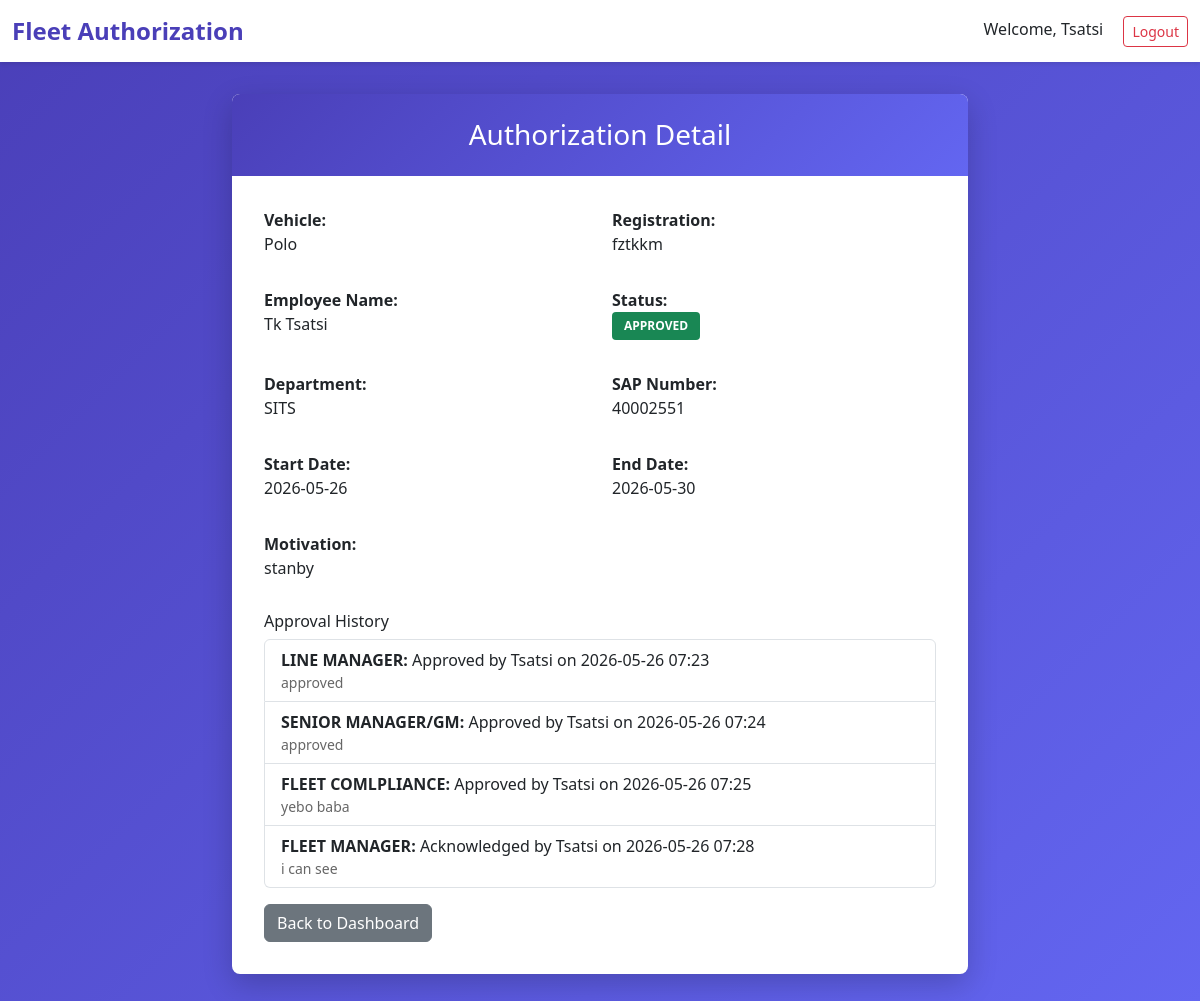
Page /authorization/12/ (signed in) on the committed database.
### CityPowerVehicle/models.py (models this page shows, shortened)
class VehicleAuth(models.Model):
    vehicle_decription = models.CharField(max_length=255)
    vehicle_registration = models.CharField(max_length=10)
    odometer = models.PositiveIntegerField()
    surname_initials = models.CharField(max_length=255)
    sap_no = models.IntegerField()
    department = models.CharField(max_length=255)
    cost_centre = models.IntegerField()
    Designation = models.CharField(max_length=255)
    SDC = models.CharField(
        max_length=10,
        choices=SERVICE_DELIVERY_CENTRE,
    )
    resident_address = models.TextField()
    secure_locked_place = models.CharField(
        max_length=3,
        choices=VEHICLE_SECURITY,
    )
    behind_locked_gates = models.CharField(
        max_length=3,
        choices=VEHICLE_SECURITY,
    )
    start_date = models.DateField(null=True, blank=True)
    end_date = models.DateField(null=True, blank=True)
    motivation = models.TextField()
    declaration = models.BooleanField(default=False)
    submitted_by = models.ForeignKey(User, on_delete=models.CASCADE)
    created_at = models.DateTimeField(auto_now_add=True)
    status = models.CharField(
        max_length=20,
        choices=STATUS_CHOICES,
        default='PENDING',
    )
    next_approval_role = models.CharField(
        max_length=50,
        choices=APPROVAL_ROLES,
        default='LINE MANAGER',
    )
    line_manager_name = models.CharField(max_length=255, blank=True)
    line_manager_email = models.EmailField(blank=True)
    senior_manager_name = models.CharField(max_length=255, blank=True)
    senior_manager_email = models.EmailField(blank=True)
    fleet_compliance_name = models.CharField(max_length=255, blank=True)
    fleet_compliance_email = models.EmailField(blank=True)
    fleet_manager_name = models.CharField(max_length=255, blank=True)
    fleet_manager_email = models.EmailField(blank=True)
    def is_editable_by(self, user):
        return self.status == 'PENDING' and self.submitted_by == user
    def is_deletable_by(self, user):
        return self.status == 'PENDING' and self.submitted_by == user

class Approval(models.Model):
    authorization = models.ForeignKey(
        VehicleAuth,
        on_delete=models.CASCADE,
        related_name='approvals',
    )
    role = models.CharField(max_length=50, choices=APPROVAL_ROLES)
    approved_by = models.ForeignKey(
        User,
        on_delete=models.SET_NULL,
        null=True,
        blank=True,
    )
    approved = models.BooleanField(default=False)
    acknowledged = models.BooleanField(default=False)
    comments = models.TextField(blank=True)
    signed_on = models.DateTimeField(null=True, blank=True)
    def get_display_status(self):
        if self.acknowledged:
            return 'Acknowledged'
        return 'Approved' if self.approved else 'Rejected'

### CityPowerVehicle/views.py (the view, shortened to what this page needs)
# urls.py: path('authorization/<int:pk>/', views.auth_detail, name='auth_detail'),
@login_required
@never_cache
def auth_detail(request, pk):
    authorization = get_object_or_404(VehicleAuth, pk=pk)
    approval_history = authorization.approvals.order_by('signed_on')
    next_role_label = None
    return render(
        request,
        'CityPowerVehicle/auth_detail.html',
        {
            'authorization': authorization,
            'approval_history': approval_history,
            'can_edit': authorization.is_editable_by(request.user),
            'can_delete': authorization.is_deletable_by(request.user),
            'can_approve': (
                authorization.status == 'PENDING'
                and user_has_role(
                    request.user,
                    authorization.next_approval_role,
                )
            ),
            'next_role_label': next_role_label,
        },
    )

### CityPowerVehicle/templates/CityPowerVehicle/auth_detail.html (shortened to what this page needs)
{% extends 'base.html' %}
{% block content %}
<div class="row justify-content-center">
    <div class="col-md-8">
        <div class="card">
            <div class="card-header text-center">
                <h3 class="mb-0">Authorization Detail</h3>
            </div>
            <div class="card-body">
                <div class="row mb-3">
                    <div class="col-md-6">
                        <p>
                            <strong>Vehicle:</strong><br>
                            {{ authorization.vehicle_decription }}
                        </p>
                    </div>
                    <div class="col-md-6">
                        <p>
                            <strong>Registration:</strong><br>
                            {{ authorization.vehicle_registration }}
                        </p>
                    </div>
                </div>
                <div class="row mb-3">
                    <div class="col-md-6">
                        <p>
                            <strong>Employee Name:</strong><br>
                            {{ authorization.surname_initials }}
                        </p>
                    </div>
                    <div class="col-md-6">
                        <p>
                            <strong>Status:</strong><br>
                            <span class="badge bg-{% if authorization.status == 'APPROVED' %}success{% elif authorization.status == 'REJECTED' %}danger{% else %}warning{% endif %}">
                                {{ authorization.status }}
                            </span>
                        </p>
                    </div>
                </div>
                <div class="row mb-3">
                    <div class="col-md-6">
                        <p>
                            <strong>Department:</strong><br>
                            {{ authorization.department }}
                        </p>
                    </div>
                    <div class="col-md-6">
                        <p>
                            <strong>SAP Number:</strong><br>
                            {{ authorization.sap_no }}
                        </p>
                    </div>
                </div>
                <div class="row mb-3">
                    <div class="col-md-6">
                        <p>
                            <strong>Start Date:</strong><br>
                            {{ authorization.start_date|date:"Y-m-d" }}
                        </p>
                    </div>
                    <div class="col-md-6">
                        <p>
                            <strong>End Date:</strong><br>
                            {{ authorization.end_date|date:"Y-m-d" }}
                        </p>
                    </div>
                </div>
                <div class="row mb-3">
                    <div class="col-md-12">
                        <p>
                            <strong>Motivation:</strong><br>
                            {{ authorization.motivation }}
                        </p>
                    </div>
                </div>
                {% if approval_history.exists %}
                <div class="row mb-3">
                    <div class="col-md-12">
                        <h6>Approval History</h6>
                        <ul class="list-group">
                            {% for approval in approval_history %}
                            <li class="list-group-item">
                                <strong>{{ approval.role }}:</strong> {{ approval.get_display_status }} by {{ approval.approved_by.username }} on {{ approval.signed_on|date:"Y-m-d H:i" }}
                                {% if approval.comments %}
                                    <div class="text-muted small">{{ approval.comments }}</div>
                                {% endif %}
                            </li>
                            {% endfor %}
                        </ul>
                    </div>
                </div>
                {% endif %}
                <div class="d-flex gap-2 flex-wrap">
                    <a href="{% url 'dashboard' %}" class="btn btn-secondary">Back to Dashboard</a>
                </div>
            </div>
        </div>
    </div>
</div>
{% endblock %}

### CityPowerVehicle/templates/base.html (shortened to what this page needs)
<!DOCTYPE html>
<html>
<head>
    <link
        href="https://cdn.jsdelivr.net/npm/bootstrap@5.3.0/dist/css/bootstrap.min.css"
        rel="stylesheet"
    >
</head>
<body>
<nav class="navbar navbar-light">
    <div class="container-fluid">
        <span class="navbar-brand">
            Fleet Authorization
        </span>
         {% if user.is_authenticated %}
        <div>
            <span class="me-3">Welcome, {{ user.username }}</span>
            <a href="{% url 'logout' %}" class="btn btn-sm btn-outline-danger">Logout</a>
        </div>
        {% endif %}
    </div>
</nav>
<div class="container">
    {% block content %}
    {% endblock %}
</div>
</body>
</html>

### CityPowerVehicle/templates/base.html (style rules this page uses)
* { margin: 0; padding: 0; box-sizing: border-box; }
body { background: linear-gradient(135deg, #4a3fb8 0%, #6366f1 100%); min-height: 100vh; font-family: 'Segoe UI', Tahoma, Geneva, Verdana, sans-serif; }
.navbar { background-color: white !important; box-shadow: 0 2px 4px rgba(0,0,0,0.1); }
.navbar-brand { font-size: 1.5rem; font-weight: bold; color: #4a3fb8 !important; }
.container { padding-top: 2rem; padding-bottom: 2rem; }
.card { border: none; border-radius: 8px; box-shadow: 0 10px 30px rgba(0,0,0,0.2); }
.card-header { border-radius: 8px 8px 0 0 !important; background: linear-gradient(135deg, #4a3fb8 0%, #6366f1 100%) !important; color: white !important; border: none; padding: 1.5rem; }
.card-body { padding: 2rem; }
.badge { padding: 0.5rem 0.75rem; border-radius: 4px; }
a { color: #4a3fb8; text-decoration: none; transition: color 0.2s; }
.text-muted { color: #666 !important; }

### rows in the picture
VehicleAuth: vehicle_decription "Polo", vehicle_registration "fztkkm", surname_initials "Tk Tsatsi", status "APPROVED", department "SITS", sap_no "40002551", start_date "2026-05-26", end_date "2026-05-30", motivation "stanby"
Approval: role "LINE MANAGER", get_display_status "Approved", approved_by.username "Tsatsi", signed_on "2026-05-26 07:23", comments "approved"
Approval: role "SENIOR MANAGER/GM", get_display_status "Approved", approved_by.username "Tsatsi", signed_on "2026-05-26 07:24", comments "approved"
Approval: role "FLEET COMLPLIANCE", get_display_status "Approved", approved_by.username "Tsatsi", signed_on "2026-05-26 07:25", comments "yebo baba"
Approval: role "FLEET MANAGER", get_display_status "Acknowledged", approved_by.username "Tsatsi", signed_on "2026-05-26 07:28", comments "i can see"

### other values in the picture
{{ user.username }} "Tsatsi"
